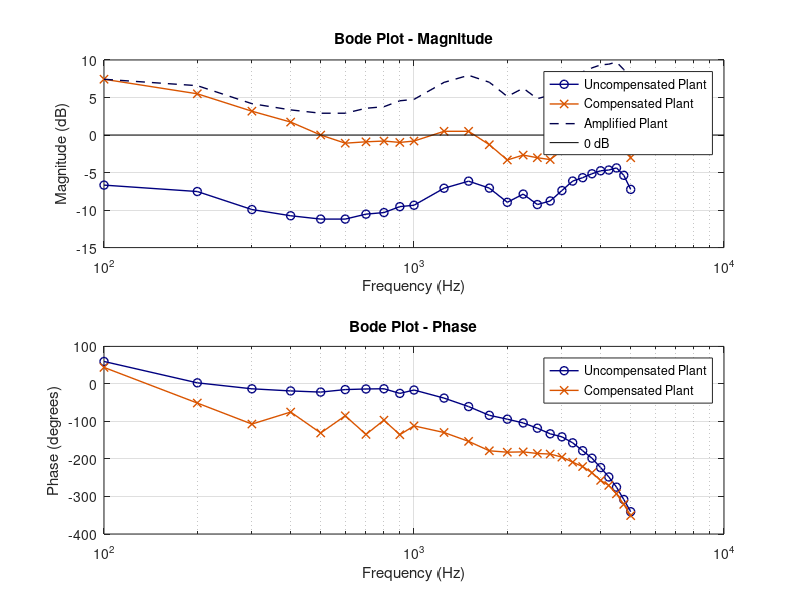

Source code (MATLAB):
% Sample data
frequencies = [100
200
300
400
500
600
700
800
900
1000
1250
1500
1750
2000
2250
2500
2750
3000
3250
3500
3750
4000
4250
4500
4750
5000]; % Frequency in Hz (log scale)
gain1 = [-6.673982248
-7.529021857
-9.928528198
-10.7563819
-11.2019098
-11.2019098
-10.54190459
-10.33259592
-9.542425094
-9.355624569
-7.090985028
-6.147403474
-7.074726924
-8.966990243
-7.870016883
-9.264897025
-8.786653877
-7.398225701
-6.135646491
-5.684329933
-5.162035902
-4.762614284
-4.665564228
-4.380755446
-5.368852569
-7.245993048]; % Gain (magnitude in dB) for system 1
phase1 = [59.8
2.88
-13
-18.7
-21.8
-15.1
-13.5
-12.9
-25.3
-16.3
-37.8
-60.4
-83.7
-94
-104
-118
-133
-141
-157
-178
-198
-223
-248
-275.2
-308.1
-340.6]; % Phase (degrees) for system 1
gain2 = [7.432221399
5.494021139
3.17434326
1.728891587
0
-1.087153246
-0.903934975
-0.802344464
-0.984360453
-0.802344464
0.496471675
0.496471675
-1.289159785
-3.326628435
-2.670778167
-3.025353507
-3.272928792
-2.039790771
-0.837843227
-0.102792793
0
0.394881164
0.399421619
0.394881164
-0.837843227
-3.025353507]; % Gain (magnitude in dB) for system 2
phase2 = [44
-51
-107
-75
-130.8
-84.9
-134.6
-96.6
-135.4
-111.9
-129.5
-153.1
-178.25
-181.96
-181.16
-185.41
-186.94
-195.1
-208.6
-220.3
-236.7
-257.1
-270.6
-293
-321
-351]; % Phase (degrees) for system 2
gain3 = [7.432221399
6.577181791
4.177675449
3.349821746
2.904293852
2.904293852
3.564299054
3.773607727
4.563778553
4.750579078
7.01521862
7.958800173
7.031476724
5.139213404
6.236186764
4.841306623
5.319549771
6.707977946
7.970557156
8.421873714
8.944167745
9.343589364
9.440639419
9.725448202
8.737351078
6.860210599];

% Create a new figure
figure;

% Plot the magnitude (gain) for both systems
subplot(2, 1, 1); % Top plot for magnitude
semilogx(frequencies, gain1, '-o', 'Color', [0 0 0.5], 'LineWidth', 1, 'DisplayName', 'Uncompensated Plant'); % Plot System 1 gain
hold on;
semilogx(frequencies, gain2, '-x', 'Color', [0.85 0.33 0], 'LineWidth', 1, 'DisplayName', 'Compensated Plant'); % Plot System 2 gain
semilogx(frequencies, gain3, '--', 'Color', [0 0 0.3], 'LineWidth', 1, 'DisplayName', 'Amplified Plant'); % Plot System 1 gain
% Add a bold 0 dB line using plot (for compatibility)
plot([frequencies(1),10^4], [0, 0], 'k', 'LineWidth', 0.5, 'DisplayName', '0 dB');

hold off;
xlabel('Frequency (Hz)');
ylabel('Magnitude (dB)');
title('Bode Plot - Magnitude');
legend;
grid on;

% Plot the phase for both systems
subplot(2, 1, 2); % Bottom plot for phase
semilogx(frequencies, phase1, '-o', 'Color', [0 0 0.5], 'LineWidth', 1, 'DisplayName', 'Uncompensated Plant'); % Plot System 1 phase
hold on;
semilogx(frequencies, phase2, '-x', 'Color', [0.85 0.33 0], 'LineWidth', 1, 'DisplayName', 'Compensated Plant'); % Plot System 2 phase
hold off;
xlabel('Frequency (Hz)');
ylabel('Phase (degrees)');
title('Bode Plot - Phase');
legend;
grid on;
